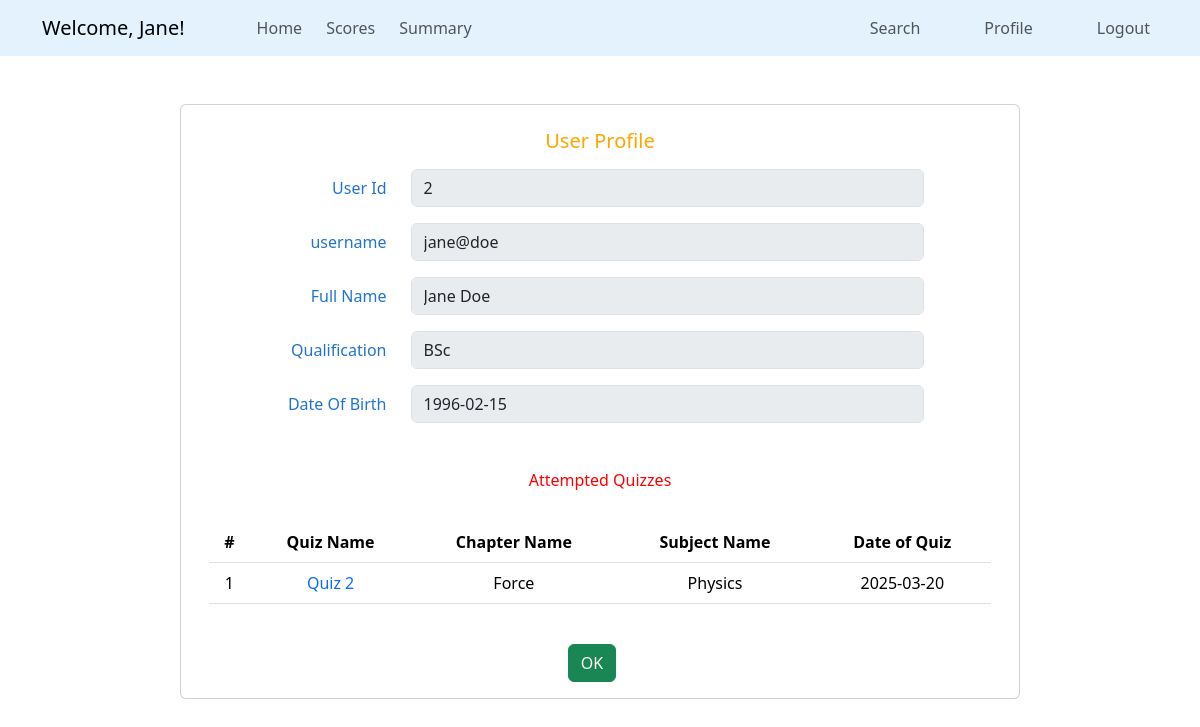
Page /profile (signed in) on the earlier database version.
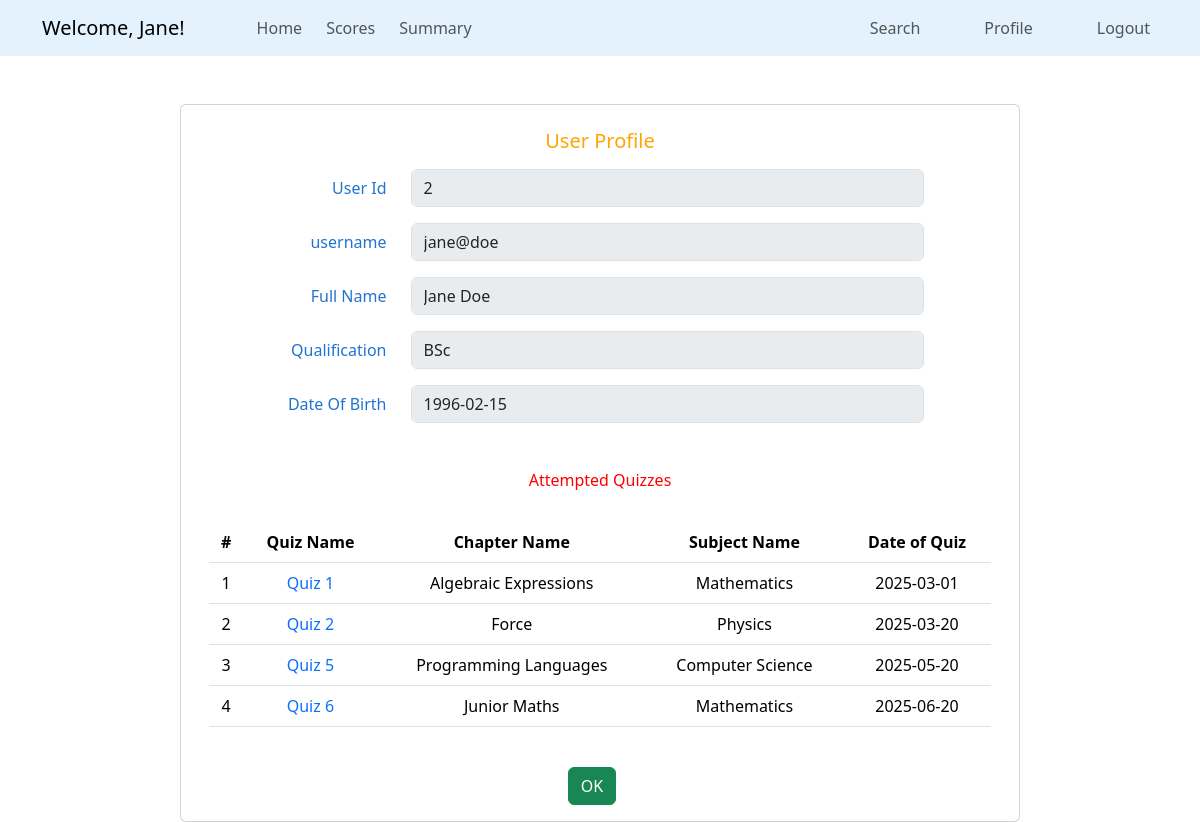
Same page on the later database version.
### quizapp/models.py (models this page shows, shortened)
class Quiz(db.Model):
    quizid = db.Column(db.Integer, primary_key = True)
    qname = db.Column(db.String(60), nullable = False)
    dateofquiz = db.Column(db.DateTime, nullable = False)
    timeduration = db.Column(db.Integer, nullable = False)
    remarks = db.Column(db.String(30), nullable = True)
    chapterid = db.Column(db.Integer, db.ForeignKey('chapter.cid'), nullable = False) # (foreign key-chapter)
    question = db.relationship('Questions', backref = 'quiz', lazy = True, cascade = 'all, delete')
    scores = db.relationship('Scores', backref = 'quiz', lazy = True, cascade = 'all, delete')

class Chapter(db.Model):
    cid = db.Column(db.Integer, primary_key = True)
    cname = db.Column(db.String(60), nullable = False)
    description = db.Column(db.Text, nullable = False)
    subjectid = db.Column(db.Integer, db.ForeignKey('subject.sid'), nullable = False)
    quizzes = db.relationship('Quiz', backref = 'chapter', lazy = True, cascade = 'all, delete')

class Subject(db.Model):
    sid = db.Column(db.Integer, primary_key = True)
    description = db.Column(db.Text, nullable = False)
    sname = db.Column(db.String(60), nullable = False, unique = True)
    chapters = db.relationship('Chapter', backref = 'subject', lazy = True, cascade = 'all, delete')

### quizapp/routes.py (the view)
@app.route('/profile', methods = ['GET'])
def user_profile():
    if 'user_id' in session:
        user = User.query.get_or_404(session['user_id'])
        attemptedQuizzes = Quiz.query.join(Scores.quiz).filter(Scores.userid == session['user_id'])
        return render_template('users/user_profile.html', user = user,
                               attemptedQuizzes = attemptedQuizzes)
    flash('Login to access the page', 'danger')
    return redirect(url_for('login'))

### quizapp/templates/users/user_profile.html
{% extends "users/base_dashboard.html" %}
{% block section %}
<div class="container card mt-5" style="max-width: 70%;">
    <form id="add-new" method="POST">
        <div class="card-body mt-2" style="color: #2273cf;">
            <div class="card-title text-center mb-3">
                <h5 style="color: orange;">User Profile</h5>
            </div>
            <div class="row mb-3">
                <label for="sname" class="col-sm-3 col-form-label text-end">User Id</label>
                <div class="col-sm-8">
                    <input class="form-control" id="sname" name="sname" value="{{ user.userid }}" disabled>
                </div>
            </div>
            <div class="row mb-3">
                <label for="cname" class="col-sm-3 col-form-label text-end">username</label>
                <div class="col-sm-8">
                    <input class="form-control" id="cname" name="cname" value="{{ user.username }}" disabled>
                </div>
            </div>
            <div class="row mb-3">
                <label for="description" class="col-sm-3 col-form-label text-end">Full Name</label>
                <div class="col-sm-8">
                    <input class="form-control" id="description" name="description" value="{{ user.fullname }}"
                        disabled>
                </div>
            </div>
            <div class="row mb-3">
                <label for="description" class="col-sm-3 col-form-label text-end">Qualification</label>
                <div class="col-sm-8">
                    <input class="form-control" id="description" name="description" value="{{ user.qualification }}"
                        disabled>
                </div>
            </div>
            <div class="row mb-3">
                <label for="description" class="col-sm-3 col-form-label text-end">Date Of Birth</label>
                <div class="col-sm-8">
                    <input class="form-control" id="description" name="description" value="{{ user.dob.strftime('%Y-%m-%d') }}" disabled>
                </div>
            </div>
            <div class="row text-center mt-5" style="color: red;">
                <h6>Attempted Quizzes</h6>
            </div>
            <table class="table text-center mt-4">
                <thead>
                    <tr>
                        <th>#</th>
                        <th>Quiz Name</th>
                        <th>Chapter Name</th>
                        <th>Subject Name</th>
                        <th>Date of Quiz</th>
                    </tr>
                </thead>
                <tbody>
                    {% for quiz in attemptedQuizzes %}
                    <tr>
                        <td>{{ loop.index }}</td>
                        <td>
                            <a href="{{url_for('quiz_details', qid = quiz.quizid) }}" class="text-decoration-none">
                                {{ quiz.qname }}
                            </a>
                        </td>
                        <td>{{ quiz.chapter.cname }}</td>
                        <td>{{ quiz.chapter.subject.sname }}</td>
                        <td>{{ quiz.dateofquiz.strftime('%Y-%m-%d') }}</td>
                    </tr>
                    {% endfor %}
                </tbody>
            </table>
        </div>
    </form>
    <div class="d-flex justify-content-around mt-2 mb-3">
        <a href="{{ url_for('scores_dashboard') }}" class="btn btn-success me-3">OK</a>
    </div>
</div>
{% endblock %}

Differences in the rows shown:
now on this page (row edited): Quiz: qname "Quiz 1", chapter.cname "Algebraic Expressions", chapter.subject.sname "Mathematics", dateofquiz "2025-03-01"
now on this page (row edited): Quiz: qname "Quiz 5", chapter.cname "Programming Languages", chapter.subject.sname "Computer Science", dateofquiz "2025-05-20"
now on this page (row edited): Quiz: qname "Quiz 6", chapter.cname "Junior Maths", chapter.subject.sname "Mathematics", dateofquiz "2025-06-20"
